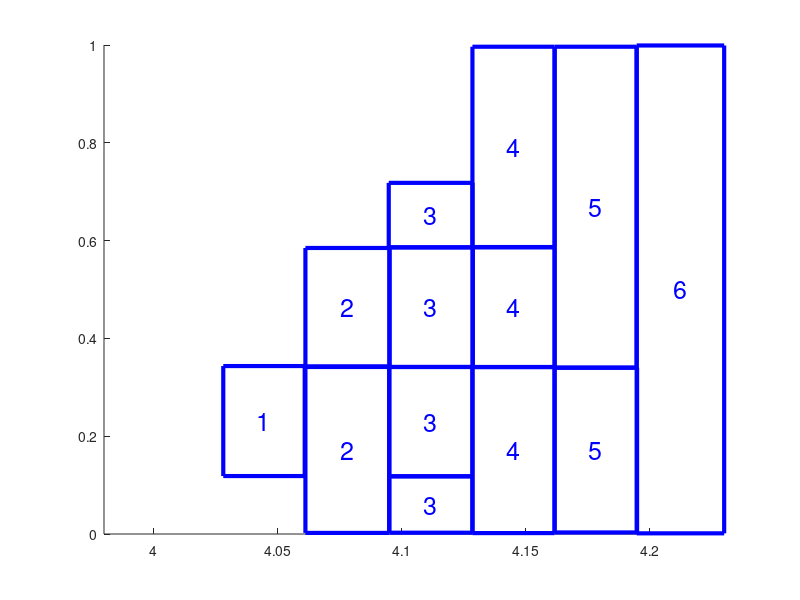

Recreate this plot in MATLAB.
function setBluesquaresSeqD30
xlim([3.98, 4.23]);
annotation('textbox',...
    [0.279092232477096 0.206586553090151 0.101785714285714 0.183333333333333],...
    'String',{'1'},...
    'LineWidth',3,...
    'FontSize',18,...
    'FitBoxToText','off',...
    'EdgeColor',[0 0 1],...
    'HorizontalAlignment','center',...
    'VerticalAlignment','middle', ...
    'Color', [0 0 1]);

annotation('textbox',...
    [0.381770833333333 0.111830588933393 0.1046875 0.276539089155911],...
    'String',{'2'},...
    'LineWidth',3,...
    'FontSize',18,...
    'FitBoxToText','off',...
    'EdgeColor',[0 0 1],...
    'HorizontalAlignment','center',...
    'VerticalAlignment','middle', ...
    'Color', [0 0 1]);
annotation('textbox',...
    [0.381770833333333 0.389408099688474 0.105208333333333 0.19730010384216],...
    'String',{'2'},...
    'LineWidth',3,...
    'FontSize',18,...
    'FitBoxToText','off',...
    'EdgeColor',[0 0 1],...
    'HorizontalAlignment','center',...
    'VerticalAlignment','middle', ...
    'Color', [0 0 1]);
% annotation('textbox',...
%     [0.380357142857143 0.6 0.103571428571429 0.0952380952380953],...
%     'Color',[0 0 1],...
%     'VerticalAlignment','middle',...
%     'String',{'2'},...
%     'LineWidth',3,...
%     'HorizontalAlignment','center',...
%     'FontSize',18,...
%     'FitBoxToText','off',...
%     'EdgeColor',[0 0 1]);
annotation('textbox',...
    [0.486714285714286 0.11214953271028 0.103910714285714 0.0940068239133655],...
    'String',{'3'},...
    'LineWidth',3,...
    'FontSize',18,...
    'FitBoxToText','off',...
    'EdgeColor',[0 0 1],...
    'HorizontalAlignment','center',...
    'VerticalAlignment','middle', ...
    'Color', [0 0 1]);
annotation('textbox',...
    [0.486714285714286 0.206156356623647 0.103910714285714 0.182213321465658],...
    'String',{'3'},...
    'LineWidth',3,...
    'FontSize',18,...
    'FitBoxToText','off',...
    'EdgeColor',[0 0 1],...
    'HorizontalAlignment','center',...
    'VerticalAlignment','middle', ...
    'Color', [0 0 1]);
annotation('textbox',...
    [0.486714285714286 0.388369678089304 0.103910714285714 0.199376947040499],...
    'String',{'3'},...
    'LineWidth',3,...
    'FontSize',18,...
    'FitBoxToText','off',...
    'EdgeColor',[0 0 1],...
    'HorizontalAlignment','center',...
    'VerticalAlignment','middle', ...
    'Color', [0 0 1]);
annotation('textbox',...
    [0.4859375 0.587746625129803 0.1046875 0.107491470108293],...
    'Color',[0 0 1],...
    'VerticalAlignment','middle',...
    'String',{'3'},...
    'LineWidth',3,...
    'HorizontalAlignment','center',...
    'FontSize',18,...
    'FitBoxToText','off',...
    'EdgeColor',[0 0 1]);

annotation('textbox',...
    [0.590508928571429 0.111526479750778 0.102720238095238 0.276843198338526],...
     'Color',[0 0 1],...
    'VerticalAlignment','middle',...
    'String',{'4'},...
    'LineWidth',3,...
    'HorizontalAlignment','center',...
    'FontSize',18,...
    'FitBoxToText','off',...
    'EdgeColor',[0 0 1]);
annotation('textbox',...
    [0.591071428571429 0.388147159175197 0.102157738095238 0.199599465954606],...
     'Color',[0 0 1],...
    'VerticalAlignment','middle',...
    'String',{'4'},...
    'LineWidth',3,...
    'HorizontalAlignment','center',...
    'FontSize',18,...
    'FitBoxToText','off',...
    'EdgeColor',[0 0 1]);

annotation('textbox',...
    [0.590550595238096 0.588273253226525 0.102678571428571 0.33384512683578],...
    'Color',[0 0 1],...
    'VerticalAlignment','middle',...
    'String',{'4'},...
    'LineWidth',3,...
    'HorizontalAlignment','center',...
    'FontSize',18,...
    'FitBoxToText','off',...
    'EdgeColor',[0 0 1]);


annotation('textbox',...
    [0.693229166666667 0.112564901349948 0.103125 0.274766355140187],...
   'Color',[0 0 1],...
    'VerticalAlignment','middle',...
    'String',{'5'},...
    'LineWidth',3,...
    'HorizontalAlignment','center',...
    'FontSize',18,...
    'FitBoxToText','off',...
    'EdgeColor',[0 0 1]);

annotation('textbox',...
    [0.69333630952381 0.387108737576027 0.102497023809524 0.535009642486278],...
    'Color',[0 0 1],...
    'Color',[0 0 1],...
    'VerticalAlignment','middle',...
    'String',{'5'},...
    'LineWidth',3,...
    'HorizontalAlignment','center',...
    'FontSize',18,...
    'FitBoxToText','off',...
    'EdgeColor',[0 0 1]);

annotation('textbox',...
    [0.795833333333333 0.111111111111111 0.109375 0.813084112149533],...
    'Color',[0 0 1],...
    'Color',[0 0 1],...
    'VerticalAlignment','middle',...
    'String',{'6'},...
    'LineWidth',3,...
    'HorizontalAlignment','center',...
    'FontSize',18,...
    'FitBoxToText','off',...
    'EdgeColor',[0 0 1]);
